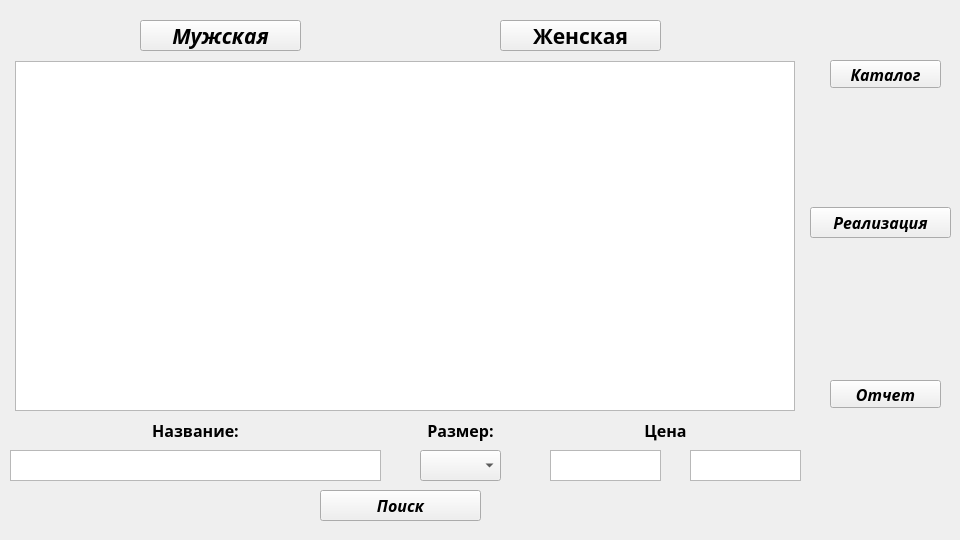
<?xml version="1.0" encoding="UTF-8"?>
<ui version="4.0">
 <class>Main</class>
 <widget class="QWidget" name="Main">
  <property name="geometry">
   <rect>
    <x>0</x>
    <y>0</y>
    <width>960</width>
    <height>540</height>
   </rect>
  </property>
  <property name="windowTitle">
   <string>Chernololpakov</string>
  </property>
  <property name="autoFillBackground">
   <bool>false</bool>
  </property>
  <widget class="QPushButton" name="MenButton">
   <property name="geometry">
    <rect>
     <x>140</x>
     <y>20</y>
     <width>161</width>
     <height>31</height>
    </rect>
   </property>
   <property name="font">
    <font>
     <family>Segoe UI Black</family>
     <pointsize>16</pointsize>
     <weight>75</weight>
     <italic>true</italic>
     <bold>true</bold>
    </font>
   </property>
   <property name="text">
    <string>Мужская</string>
   </property>
  </widget>
  <widget class="QPushButton" name="WomenButton">
   <property name="geometry">
    <rect>
     <x>500</x>
     <y>20</y>
     <width>161</width>
     <height>31</height>
    </rect>
   </property>
   <property name="font">
    <font>
     <family>Segoe UI Black</family>
     <pointsize>16</pointsize>
     <weight>75</weight>
     <italic>false</italic>
     <bold>true</bold>
    </font>
   </property>
   <property name="text">
    <string>Женская</string>
   </property>
  </widget>
  <widget class="QTextEdit" name="NameEdit">
   <property name="geometry">
    <rect>
     <x>10</x>
     <y>450</y>
     <width>371</width>
     <height>31</height>
    </rect>
   </property>
   <property name="font">
    <font>
     <family>Segoe UI Black</family>
     <pointsize>10</pointsize>
     <weight>75</weight>
     <italic>false</italic>
     <bold>true</bold>
    </font>
   </property>
  </widget>
  <widget class="QLabel" name="label">
   <property name="geometry">
    <rect>
     <x>10</x>
     <y>420</y>
     <width>371</width>
     <height>21</height>
    </rect>
   </property>
   <property name="font">
    <font>
     <family>Myanmar Text</family>
     <pointsize>12</pointsize>
     <weight>75</weight>
     <bold>true</bold>
    </font>
   </property>
   <property name="text">
    <string>Название:</string>
   </property>
   <property name="alignment">
    <set>Qt::AlignCenter</set>
   </property>
  </widget>
  <widget class="QComboBox" name="SizecomboBox">
   <property name="geometry">
    <rect>
     <x>420</x>
     <y>450</y>
     <width>81</width>
     <height>31</height>
    </rect>
   </property>
   <property name="font">
    <font>
     <family>Segoe UI Black</family>
     <pointsize>12</pointsize>
     <weight>75</weight>
     <italic>false</italic>
     <bold>true</bold>
    </font>
   </property>
  </widget>
  <widget class="QLabel" name="label_2">
   <property name="geometry">
    <rect>
     <x>420</x>
     <y>420</y>
     <width>81</width>
     <height>21</height>
    </rect>
   </property>
   <property name="font">
    <font>
     <family>Myanmar Text</family>
     <pointsize>12</pointsize>
     <weight>75</weight>
     <bold>true</bold>
    </font>
   </property>
   <property name="text">
    <string>Размер:</string>
   </property>
   <property name="alignment">
    <set>Qt::AlignCenter</set>
   </property>
  </widget>
  <widget class="QLabel" name="label_3">
   <property name="geometry">
    <rect>
     <x>620</x>
     <y>420</y>
     <width>91</width>
     <height>21</height>
    </rect>
   </property>
   <property name="font">
    <font>
     <family>Myanmar Text</family>
     <pointsize>12</pointsize>
     <weight>75</weight>
     <bold>true</bold>
    </font>
   </property>
   <property name="text">
    <string>Цена</string>
   </property>
   <property name="alignment">
    <set>Qt::AlignCenter</set>
   </property>
  </widget>
  <widget class="QPlainTextEdit" name="OtpriceTextEdit">
   <property name="geometry">
    <rect>
     <x>550</x>
     <y>450</y>
     <width>111</width>
     <height>31</height>
    </rect>
   </property>
   <property name="font">
    <font>
     <family>Segoe UI Black</family>
     <pointsize>10</pointsize>
     <weight>75</weight>
     <italic>false</italic>
     <bold>true</bold>
    </font>
   </property>
  </widget>
  <widget class="QPlainTextEdit" name="DopriceTextEdit">
   <property name="geometry">
    <rect>
     <x>690</x>
     <y>450</y>
     <width>111</width>
     <height>31</height>
    </rect>
   </property>
   <property name="font">
    <font>
     <family>Segoe UI Black</family>
     <pointsize>10</pointsize>
     <weight>75</weight>
     <italic>false</italic>
     <bold>true</bold>
    </font>
   </property>
  </widget>
  <widget class="QPushButton" name="PoiskButton">
   <property name="geometry">
    <rect>
     <x>320</x>
     <y>490</y>
     <width>161</width>
     <height>31</height>
    </rect>
   </property>
   <property name="font">
    <font>
     <family>Segoe UI Black</family>
     <pointsize>12</pointsize>
     <weight>75</weight>
     <italic>true</italic>
     <bold>true</bold>
    </font>
   </property>
   <property name="text">
    <string>Поиск</string>
   </property>
  </widget>
  <widget class="QPushButton" name="KatalogButton">
   <property name="geometry">
    <rect>
     <x>830</x>
     <y>60</y>
     <width>111</width>
     <height>28</height>
    </rect>
   </property>
   <property name="font">
    <font>
     <family>Segoe UI Black</family>
     <pointsize>12</pointsize>
     <weight>75</weight>
     <italic>true</italic>
     <bold>true</bold>
    </font>
   </property>
   <property name="text">
    <string>Каталог</string>
   </property>
  </widget>
  <widget class="QPushButton" name="TovarButton">
   <property name="geometry">
    <rect>
     <x>810</x>
     <y>207</y>
     <width>141</width>
     <height>31</height>
    </rect>
   </property>
   <property name="font">
    <font>
     <family>Segoe UI Black</family>
     <pointsize>12</pointsize>
     <weight>75</weight>
     <italic>true</italic>
     <bold>true</bold>
    </font>
   </property>
   <property name="text">
    <string>Реализация</string>
   </property>
   <property name="autoExclusive">
    <bool>false</bool>
   </property>
  </widget>
  <widget class="QPushButton" name="OtchetButton">
   <property name="geometry">
    <rect>
     <x>830</x>
     <y>380</y>
     <width>111</width>
     <height>28</height>
    </rect>
   </property>
   <property name="font">
    <font>
     <family>Segoe UI Black</family>
     <pointsize>12</pointsize>
     <weight>75</weight>
     <italic>true</italic>
     <bold>true</bold>
    </font>
   </property>
   <property name="text">
    <string>Отчет</string>
   </property>
  </widget>
  <widget class="QTableWidget" name="MaintableWidget">
   <property name="geometry">
    <rect>
     <x>15</x>
     <y>61</y>
     <width>780</width>
     <height>350</height>
    </rect>
   </property>
   <property name="font">
    <font>
     <family>Segoe UI Black</family>
     <weight>75</weight>
     <italic>true</italic>
     <bold>true</bold>
    </font>
   </property>
  </widget>
 </widget>
 <resources/>
 <connections/>
</ui>
